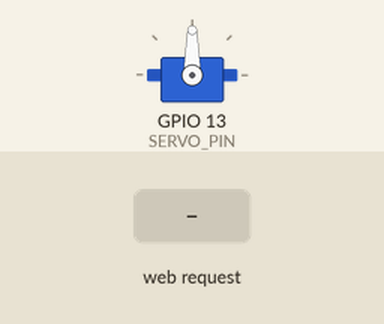
This sketch was run on a simulated ESP32. Parts: servo. The test bench sets the inputs (shaded band). WiFi joins after 1.5 s; servers stay silent unless stated; what the sketch prints to the serial monitor is not drawn.

Above: at 2.7 s.
2.8 s: HTTP request GET /arrive received
At 4.0 s:
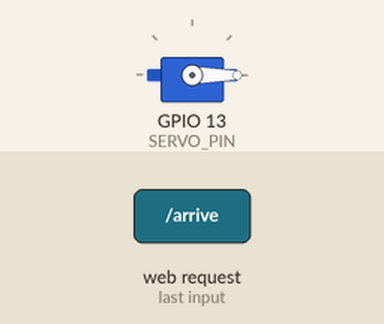
4.3 s: HTTP request GET /reserve received
At 5.4 s:
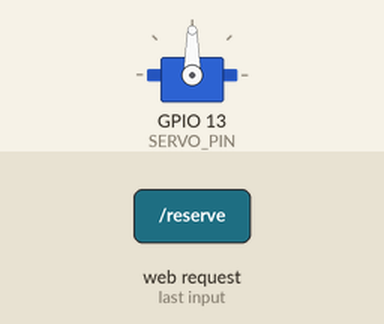
5.8 s: HTTP request GET /leave received
At 6.6 s:
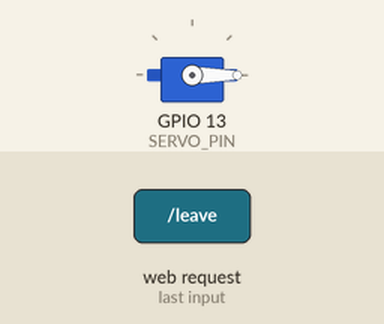
Timing chart, 0 to 8.8 s (numbered marks = the images above; inputs shaded):
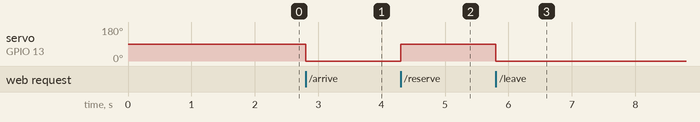

The sketch:

ESP32_control.ino
```cpp
#include <WiFi.h>
#include <WebServer.h>
#include <ESP32Servo.h>

// const char* ssid = "yfho";
// const char* password = "yfho7080";
const char* ssid = "Tellmewhyyouwannausethis";
const char* password = "nopaSs4you";

// ===== SERVO CONFIG =====
Servo barrier;
const int SERVO_PIN = 13;   // Use D13 (GPIO13)
const int CLOSED_ANGLE = 90;
const int OPEN_ANGLE = 0;

// ===== TIMER VARIABLES =====
unsigned long openStartTime = 0;
bool isTimerActive = false;
const long interval = 5000;

// ===== WEB SERVER =====
WebServer server(80);

// ===== HANDLERS =====
void handleReserve() {
  isTimerActive = false;
  barrier.write(CLOSED_ANGLE);
  Serial.println("RESERVE → Barrier CLOSED (90°)");
  server.send(200, "text/plain", "Barrier closed");
}

void handleArrive() {
  barrier.write(OPEN_ANGLE);
  Serial.println("ARRIVE → Barrier OPEN (0°)");

  openStartTime = millis();
  isTimerActive = true;

  server.send(200, "text/plain", "Barrier opened - closing in 5s");
}

void handleLeave() {
  isTimerActive = false;
  barrier.write(OPEN_ANGLE);
  Serial.println("LEAVE → Barrier OPEN (0°)");
  server.send(200, "text/plain", "Barrier opened");
}

void setup() {
  Serial.begin(115200);

  // Attach servo
  barrier.attach(SERVO_PIN);
  barrier.write(CLOSED_ANGLE); // default closed

  // Connect WiFi
  WiFi.begin(ssid, password);
  Serial.print("Connecting to WiFi");
  while (WiFi.status() != WL_CONNECTED) {
    delay(500);
    Serial.print(".");
    Serial.print(" Status: ");
    Serial.println(WiFi.status());
  }

  Serial.println("\nWiFi connected!");
  Serial.print("ESP32 IP: ");
  Serial.println(WiFi.localIP());

  // Routes
  server.on("/reserve", handleReserve);
  server.on("/arrive", handleArrive);
  server.on("/leave", handleLeave);

  server.begin();
  Serial.println("ESP32 server started");
}

void loop() {
  server.handleClient();

  if (isTimerActive) {
    unsigned long currentMillis = millis();

    // Check if 5 seconds have passed
    if (currentMillis - openStartTime >= interval) {
      barrier.write(CLOSED_ANGLE);
      isTimerActive = false; // Reset timer
      Serial.println("TIMER → 5s elapsed, Barrier CLOSED (90°)");
    }
  }
}
```

Measured:
- after the input at 2.8 s, servo on GPIO 13 (SERVO_PIN): 90° → 0° at once
- after the input at 4.3 s, servo on GPIO 13 (SERVO_PIN): 0° → 90° at once
- after the input at 5.8 s, servo on GPIO 13 (SERVO_PIN): 90° → 0° at once
